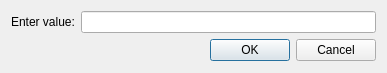
<ui version="4.0" >
 <class>LineEdit_Dialog_BASE</class>
 <widget class="QDialog" name="LineEdit_Dialog_BASE" >
  <property name="windowModality" >
   <enum>Qt::WindowModal</enum>
  </property>
  <property name="geometry" >
   <rect>
    <x>0</x>
    <y>0</y>
    <width>387</width>
    <height>73</height>
   </rect>
  </property>
  <property name="sizePolicy" >
   <sizepolicy vsizetype="Fixed" hsizetype="Maximum" >
    <horstretch>0</horstretch>
    <verstretch>0</verstretch>
   </sizepolicy>
  </property>
  <property name="windowTitle" >
   <string>Line Edit Dialog</string>
  </property>
  <property name="sizeGripEnabled" >
   <bool>false</bool>
  </property>
  <property name="modal" >
   <bool>true</bool>
  </property>
  <layout class="QGridLayout" >
   <item row="0" column="0" >
    <widget class="QLabel" name="label_Question" >
     <property name="text" >
      <string>Enter value:</string>
     </property>
    </widget>
   </item>
   <item row="0" column="1" >
    <widget class="QLineEdit" name="lineEdit" />
   </item>
   <item row="1" column="0" colspan="2" >
    <widget class="QDialogButtonBox" name="buttonBox" >
     <property name="orientation" >
      <enum>Qt::Horizontal</enum>
     </property>
     <property name="standardButtons" >
      <set>QDialogButtonBox::Cancel|QDialogButtonBox::NoButton|QDialogButtonBox::Ok</set>
     </property>
     <property name="centerButtons" >
      <bool>false</bool>
     </property>
    </widget>
   </item>
  </layout>
 </widget>
 <resources/>
 <connections>
  <connection>
   <sender>buttonBox</sender>
   <signal>accepted()</signal>
   <receiver>LineEdit_Dialog_BASE</receiver>
   <slot>accept()</slot>
   <hints>
    <hint type="sourcelabel" >
     <x>248</x>
     <y>254</y>
    </hint>
    <hint type="destinationlabel" >
     <x>157</x>
     <y>274</y>
    </hint>
   </hints>
  </connection>
  <connection>
   <sender>buttonBox</sender>
   <signal>rejected()</signal>
   <receiver>LineEdit_Dialog_BASE</receiver>
   <slot>reject()</slot>
   <hints>
    <hint type="sourcelabel" >
     <x>316</x>
     <y>260</y>
    </hint>
    <hint type="destinationlabel" >
     <x>286</x>
     <y>274</y>
    </hint>
   </hints>
  </connection>
 </connections>
</ui>
